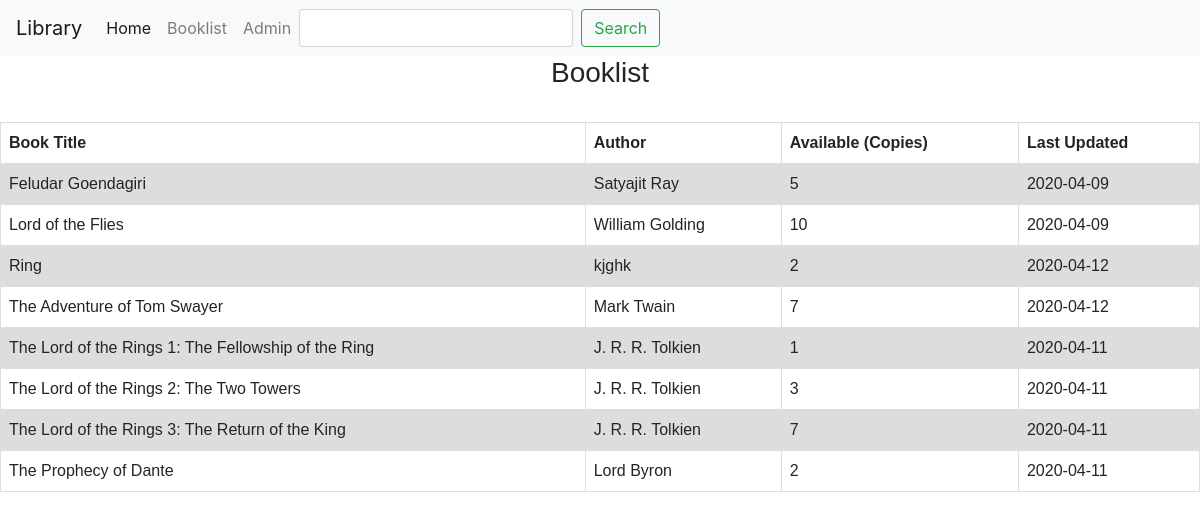
Page /booklist on the committed database.
### app.py (models this page shows, shortened)
class Booklist(db.Model):
    __searchable__ = ['title', 'author']
    id= db.Column(db.Integer, primary_key=True)
    title= db.Column(db.String(200), nullable=False)
    author= db.Column(db.String(200),  default='N/A')
    count=db.Column(db.Integer, default='0')
    date_update= db.Column(db.DateTime, nullable= False, default= datetime.utcnow)

### app.py (the view)
@app.route('/booklist', methods=['POST','GET'])
def booklist():
     all_books= Booklist.query.order_by(Booklist.title).all()
     return render_template('booklist.html', books=all_books )

### templates/booklist.html (shortened to what this page needs)
{% extends 'base.html' %}
{% block body %}
<div class="booklist">
    <h3 style="text-align: center; font-family: arial, sans-serif;">Booklist</h3>
    <br>
    <table>
        <tr>
            <th>Book Title</th>
            <th>Author</th>
            <th>Available (Copies)</th>
            <th>Last Updated</th>
        </tr>
        {% for book in books %}
            <tr>
                <td>{{book.title}}</td>
                <td>{{book.author}}</td>
                <td>{{book.count}}</td>
                <td>{{book.date_update.date()}}</td>
            </tr>
        {% endfor  %}
    </table>
{% endblock %}

### templates/base.html (shortened to what this page needs)
<!DOCTYPE html>
<html lang="en">
<head>
    <link rel="stylesheet" href="https://stackpath.bootstrapcdn.com/bootstrap/4.3.1/css/bootstrap.min.css">
    <link rel="stylesheet" href="{{ url_for('static', filename='css/main.css') }}">
</head>
<body>
        <nav class="navbar navbar-expand-lg navbar-light bg-light">
            <a class="navbar-brand" href="#">Library</a>
            <div class="collapse navbar-collapse" id="navbarNav">
            <ul class="navbar-nav">
                <li class="nav-item active">
                <a class="nav-link" href="/">Home <span class="sr-only">(current)</span></a>
                </li>
                <li class="nav-item">
                <a class="nav-link" href="/booklist">Booklist</a>
                </li>
                <li class="nav-item">
                <a class="nav-link" href="/admin">Admin</a>
                </li>
            </ul>
            <form class="form-inline" method="POST" action="/search" >
                <input class="form-control mr-sm-2"  type="text"  name="search" id="search">
                <button class="btn btn-outline-success my-2 my-sm-0" type="submit">Search</button>
            </form>
            </div>
        </nav>
        {% block body %}
        {% endblock %}
</body>
</html>

### static/css/main.css (style rules this page uses)
table { font-family: arial, sans-serif; border-collapse: collapse; width: 100%; }
td, th { border: 1px solid #dddddd; text-align: left; padding: 8px; }
tr:nth-child(even) { background-color: #dddddd; }

### rows in the picture
Booklist: title "Feludar Goendagiri", author "Satyajit Ray", count "5", date_update "2020-04-09"
Booklist: title "Lord of the Flies", author "William Golding", count "10", date_update "2020-04-09"
Booklist: title "Ring", author "kjghk", count "2", date_update "2020-04-12"
Booklist: title "The Adventure of Tom Swayer", author "Mark Twain", count "7", date_update "2020-04-12"
Booklist: title "The Lord of the Rings 1: The Fellowship of the Ring", author "J. R. R. Tolkien", count "1", date_update "2020-04-11"
Booklist: title "The Lord of the Rings 2: The Two Towers", author "J. R. R. Tolkien", count "3", date_update "2020-04-11"
Booklist: title "The Lord of the Rings 3: The Return of the King", author "J. R. R. Tolkien", count "7", date_update "2020-04-11"
Booklist: title "The Prophecy of Dante", author "Lord Byron", count "2", date_update "2020-04-11"
